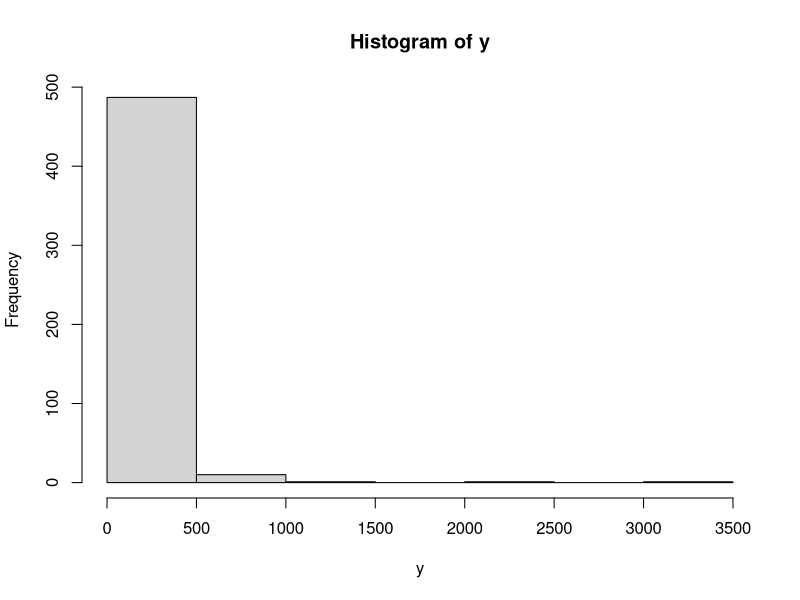

Write R code to recreate this figure.
# Simulate data
n <- 500

#Set seed
set.seed(1) 

# Covariates
x_mean1 <- runif(n, 10, 20)
x_prec1 <- runif(n, 0, 20)

# Standardize covariate
x_prec1 <- (x_prec1 - mean(x_prec1))/ sd(x_prec1)


# Compute precisions
# gamma_0 = 0, gamma_1 = 0.5
#size <- exp(0 + 0.5 * x_prec1)
size <- exp(0 + 5 * x_prec1)
summary(size)

# Compute predlin
# beta_0 = 1, beta_1 = 0.25
predlin <- 1 + 0.25 * x_mean1 
summary(predlin)
y <- rnbinom(n, size = size, mu = exp(predlin))

# Summary of simulated data
summary(y)
hist(y)

# Create data.frame with data
d <- data.frame(y, x_mean1, x_prec1,
  idx = 1:n #Index for random effect
)

save(file = "data.RData", list = ls())
